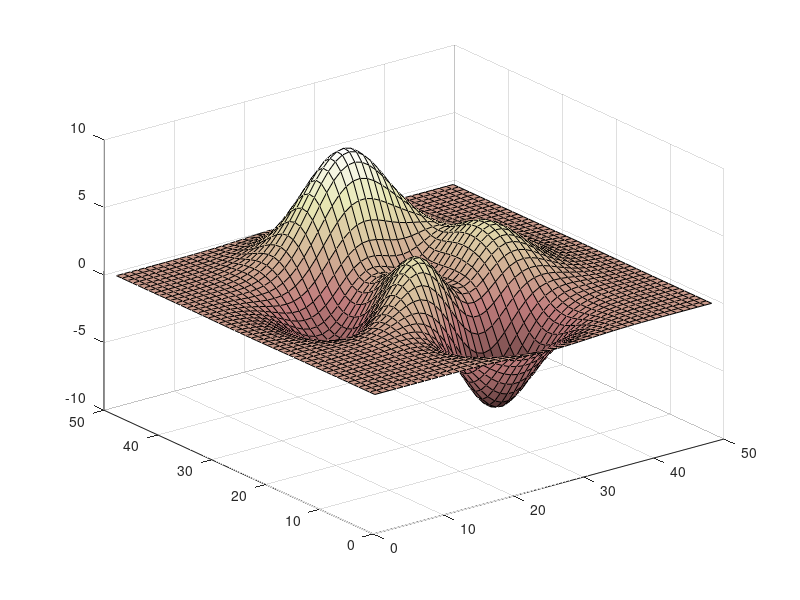

This chart was generated by the following MATLAB code: (Note: this script raises an error after producing the figure.)
%=============================================================================
% Copyright (c) 2016-present Allan CORNET (Nelson)
%=============================================================================
% This file is part of Nelson.
%=============================================================================
% LICENCE_BLOCK_BEGIN
% SPDX-License-Identifier: LGPL-3.0-or-later
% LICENCE_BLOCK_END
%=============================================================================
% <--ADV-CLI MODE-->
%=============================================================================
f = figure();
surf(peaks);
colormap('pink');
r = f.Colormap;
assert_isapprox(r(1:2, :), [0.0589, 0, 0; 0.0978, 0.0511, 0.0511], 1e-3); 
%=============================================================================
